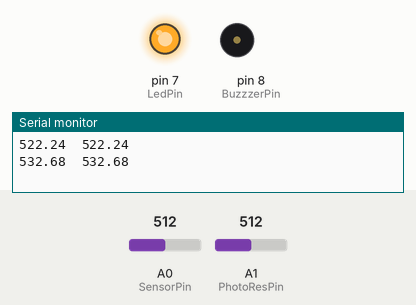
This sketch was run on a simulated Arduino Uno, built with avr-gcc and run on an emulated ATmega328P. Shown: output pins drawn as LEDs (lit = HIGH), buzzer (waves = sounding), the last lines printed to the serial monitor. The test bench sets the inputs (shaded band); at power-on: A0 (SensorPin) = 512, A1 (PhotoResPin) = 512.

Above: at 1.2 s.
1.3 s: A0 (SensorPin) set to 536
At 2.6 s:
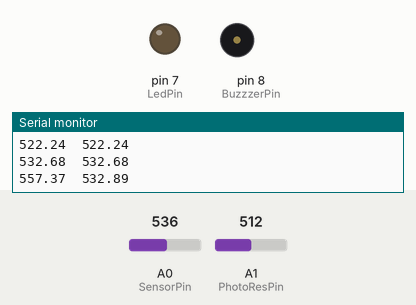
4.3 s: A0 (SensorPin) set to 511
At 5.3 s:
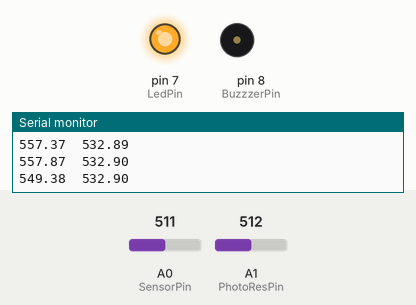
5.8 s: A0 (SensorPin) set to 465
8.7 s: A0 (SensorPin) set to 456
At 10.0 s:
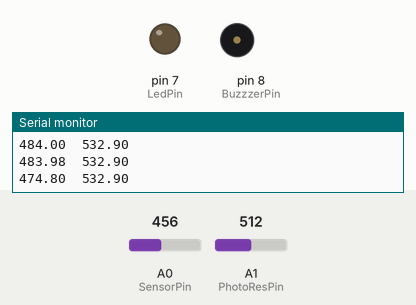
11.1 s: A0 (SensorPin) set to 560
At 11.78 s:
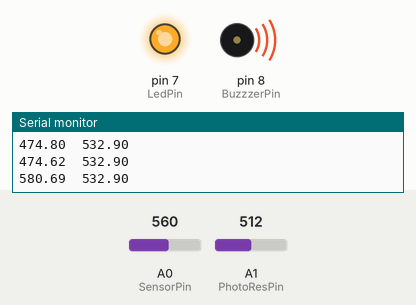
Timing chart, 0 to 14.3 s (numbered marks = the images above; inputs shaded):
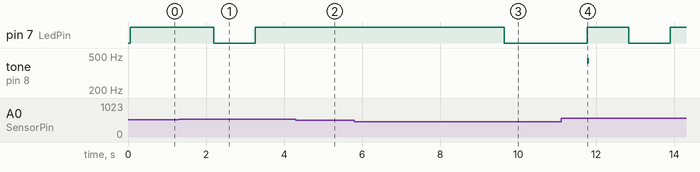

Measured:
- the behaviour switches between 528 and 529 on A0 (SensorPin) (found by bisection; images 0 and 1)
- the behaviour switches between 457 and 456 on A0 (SensorPin) (found by bisection; images 2 and 3)
- after the input at 1.3 s, pin 7 (LedPin): HIGH → LOW after 0.89 s, → HIGH 1.1 s later
- after the input at 4.3 s, pin 7 (LedPin): stays HIGH (without the input it goes to LOW after 0.02 s)
- after the input at 8.7 s, pin 7 (LedPin): HIGH → LOW after 0.94 s
- after the input at 11.1 s, pin 7 (LedPin): LOW → HIGH after 0.67 s, → LOW 1.1 s later, → HIGH 1.1 s later; tone on pin 8 (BuzzzerPin): silent → 440 Hz after 0.67 s, → silent 0.05 s later

The sketch:

soil_moisture_sensor.ino
```cpp
/*
 Soil Moisture Sensor
 Trahan, A
 04 Sep 19
*/

// Pin Definitions
#define SensorPin A0
#define PhotoResPin A1
#define BuzzzerPin 8
#define LedPin 7

// Variable Definitions
float sensorValue = 0.0;
float photoValue = 0.0;
float ledThresh = 475;
float buzzThresh = 550;
int t = 0;
int dt = 1e3;

// Initialize
void setup() {
 Serial.begin(9600);
 pinMode(LedPin, OUTPUT);
}

// Run
void loop() {
 // Take average of 50 sensor readings for soil moisture and photo
 for (int i = 0; i <= 50; i++)
 {
   sensorValue = sensorValue + analogRead(SensorPin);
   photoValue = photoValue + analogRead(PhotoResPin);
   delay(1);
 }
 sensorValue = sensorValue/50.0;
 photoValue = photoValue/50.0;

  // If very dry, blink (always) and buzz (slowly, and only if lights are on)
  if (sensorValue > buzzThresh) {
    if (photoValue > 60 && t>=1e4) {
      tone(BuzzzerPin, 440, 50);
      t = 0;
    }
    digitalWrite(LedPin, !digitalRead(LedPin));
  }
  // If somewhat dry, turn on LED
  else if (sensorValue > ledThresh) {
    digitalWrite(LedPin, 1);
  }
  // If wet enough, turn off LED
  else {
    digitalWrite(LedPin, 0);
  }

 // Print values to console for debugging
 Serial.print(sensorValue);
 Serial.print("\t");
 Serial.println(photoValue);

 // Increment timer for slow buzzer
 t = t + dt;
 delay(dt);
}
```
